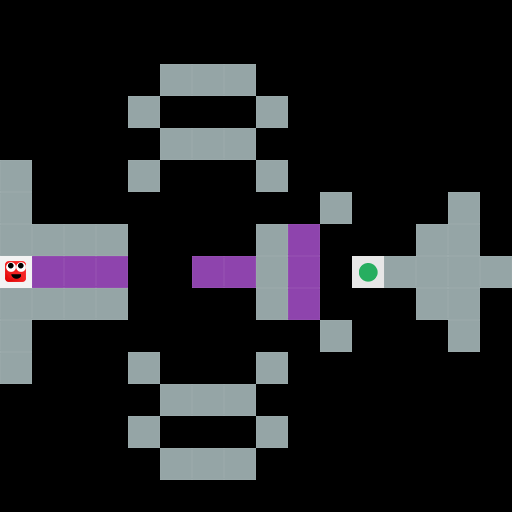

This is a level from a 2D game, rendered from its Tiled map with the project's own tilesets. A one-line summary and the complete map file follow:
An orthogonal 16x16 tile map with 32x32 px tiles, 1 tile layer (mainlevel).

<map version="1.0" orientation="orthogonal" renderorder="right-down" width="16" height="16" tilewidth="32" tileheight="32" nextobjectid="33">
 <tileset firstgid="1" name="levelEditor" tilewidth="32" tileheight="32" tilecount="64">
  <image source="levelEditor.png" width="256" height="256" />
 </tileset>
 <layer name="mainlevel" width="16" height="16">
  <data encoding="csv">
0,0,0,0,0,0,0,0,0,0,0,0,0,0,0,0,
0,0,0,0,0,0,0,0,0,0,0,0,0,0,0,0,
0,0,0,0,0,2,2,2,0,0,0,0,0,0,0,0,
0,0,0,0,2,0,0,0,2,0,0,0,0,0,0,0,
0,0,0,0,0,2,2,2,0,0,0,0,0,0,0,0,
2,0,0,0,2,0,0,0,2,0,0,0,0,0,0,0,
2,0,0,0,0,0,0,0,0,0,2,0,0,0,2,0,
2,2,2,2,0,0,0,0,2,4,0,0,0,2,2,0,
1,4,4,4,0,0,4,4,2,4,0,9,2,2,2,2,
2,2,2,2,0,0,0,0,2,4,0,0,0,2,2,0,
2,0,0,0,0,0,0,0,0,0,2,0,0,0,2,0,
2,0,0,0,2,0,0,0,2,0,0,0,0,0,0,0,
0,0,0,0,0,2,2,2,0,0,0,0,0,0,0,0,
0,0,0,0,2,0,0,0,2,0,0,0,0,0,0,0,
0,0,0,0,0,2,2,2,0,0,0,0,0,0,0,0,
0,0,0,0,0,0,0,0,0,0,0,0,0,0,0,0
</data>
 </layer>
 <objectgroup name="ConnectLayer" />
</map>